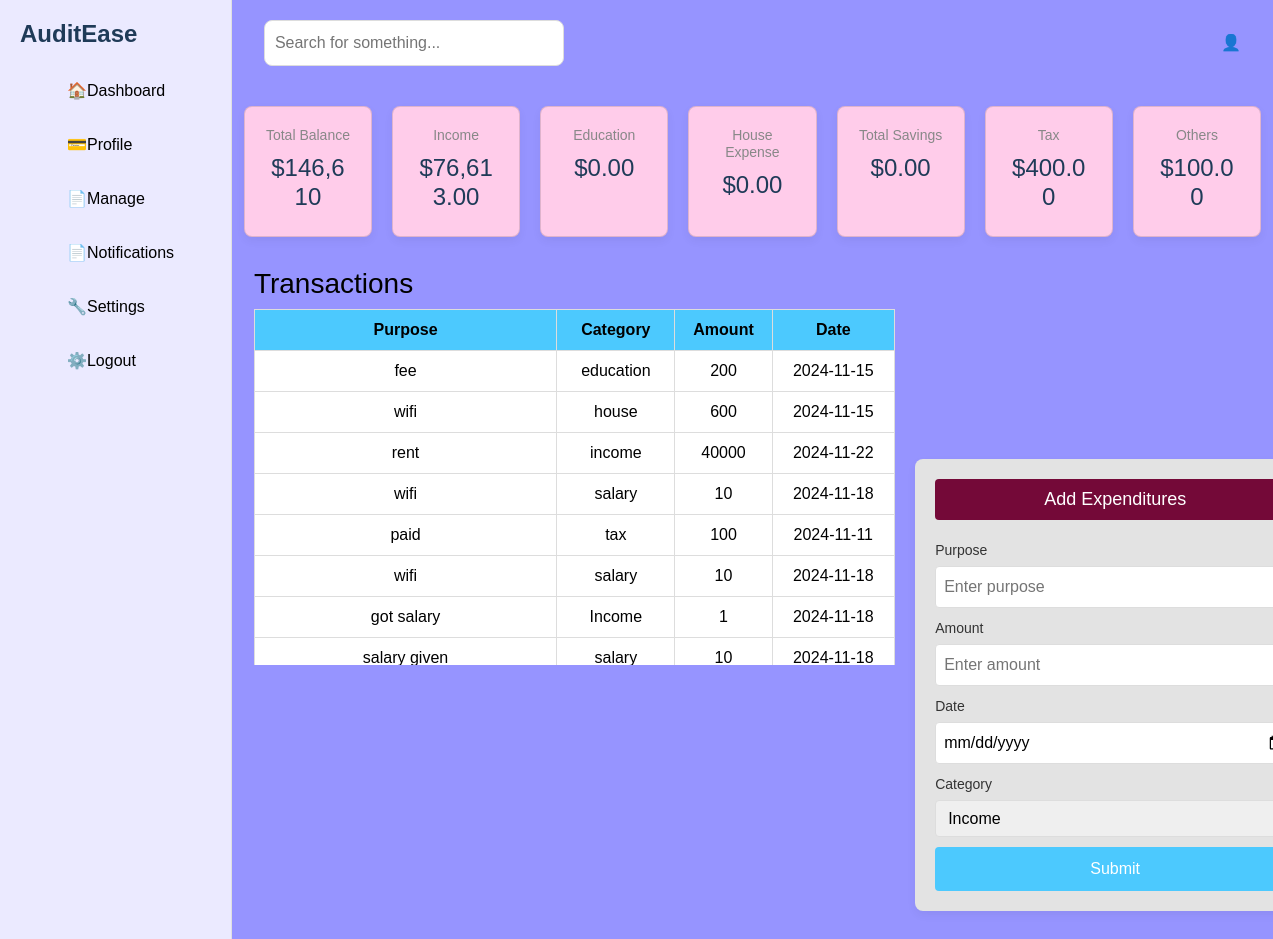
The app's page /Untitled-1.php (signed in) with its own data.
### tables this page shows
CREATE TABLE `expenditure` (
  `id` int(255) NOT NULL,
  `amount` varchar(255) NOT NULL,
  `category` varchar(255) NOT NULL,
  `date` date NOT NULL,
  `purpose` varchar(255) NOT NULL,
  `user_id` varchar(255) NOT NULL
);

### Untitled-1.php (the view, shortened to what this page needs)
<?php
include('backend/config.php');
$incomeTotal = 0;
$user_id = $_SESSION["id"];
$query = "SELECT amount FROM expenditure WHERE user_id = '$user_id' AND category = 'income'";
$result = $conn->query($query);
if ($result->num_rows > 0) {
    while ($row = $result->fetch_assoc()) {
        $incomeTotal += $row['amount'];
    }
}
$total = $incomeTotal;
$query1 = "SELECT amount FROM expenditure WHERE user_id = '$user_id' AND category = 'income'";
$result1 = $conn->query($query1);
if ($result1->num_rows > 0) {
    while ($row = $result1->fetch_assoc()) {
        $total += $row['amount'];
    }
}
$salaryTotal = 0;
$query2 = "SELECT amount FROM expenditure WHERE user_id = '$user_id' AND category = 'salary'";
$result2 = $conn->query($query2);
if ($result2->num_rows > 0) {
    while ($row = $result2->fetch_assoc()) {
        $salaryTotal += $row['amount'];
    }
}
$total = $total - $salaryTotal;
$profitTotal = 0;
$query3 = "SELECT amount FROM expenditure WHERE user_id = '$user_id' AND category = 'profits'";
$result3 = $conn->query($query3);
if ($result3->num_rows > 0) {
    while ($row = $result3->fetch_assoc()) {
        $profitTotal += $row['amount'];
    }
}
$total = $total - $profitTotal;
$lossTotal = 0;
$query4 = "SELECT amount FROM expenditure WHERE user_id = '$user_id' AND category = 'loss'";
$result4 = $conn->query($query4);
if ($result4->num_rows > 0) {
    while ($row = $result4->fetch_assoc()) {
        $lossTotal += $row['amount'];
    }
}
$total = $total - $lossTotal;
$taxTotal = 0;
$query5 = "SELECT amount FROM expenditure WHERE user_id = '$user_id' AND category = 'tax'";
$result5 = $conn->query($query5);
if ($result5->num_rows > 0) {
    while ($row = $result5->fetch_assoc()) {
        $taxTotal += $row['amount'];
    }
}
$total = $total - $taxTotal;
$investmentTotal = 0;
$query7 = "SELECT amount FROM expenditure WHERE user_id = '$user_id' AND category = 'investment'";
$result7 = $conn->query($query7);
if ($result7->num_rows > 0) {
    while ($row = $result7->fetch_assoc()) {
        $investmentTotal += $row['amount'];
    }
}
$total = $total - $investmentTotal;
$othersTotal = 0;
$query6 = "SELECT amount FROM expenditure WHERE user_id = '$user_id' AND category = 'Others'";
$result6 = $conn->query($query6);
if ($result6->num_rows > 0) {
    while ($row = $result6->fetch_assoc()) {
        $othersTotal = $row['amount'];
    }
}
$total -= $othersTotal;
?>
<!DOCTYPE html>
<html lang="en">
<head>
    <link href="https://cdn.jsdelivr.net/npm/bootstrap@5.0.2/dist/css/bootstrap.min.css" rel="stylesheet"
>
</head>
<body>
    <div class="sidebar">
        <h2>AuditEase</h2>
        <ul>
            <li><a href="#"><span>🏠</span> Dashboard</a></li>
            <li><a href="#"><span>💳</span> Profile</a></li>
            <li><a href="#"><span>📄</span> Manage</a></li>
            <li><a href="#"><span>📄</span> Notifications</a></li>
            <li><a href="#"><span>🔧</span> Settings</a></li>
            <li><a href="#"><span>⚙️</span> Logout</a></li>
        </ul>
    </div>
    <section>
        <div>
            <div class="container">
                <div class="row">
                    <div>
                        <div class="main-content">
                            <div class="col-lg-12">
                                <div class="top-bar">
                                    <input type="text" placeholder="Search for something...">
                                    <div class="profile-icon">👤</div>
                                </div>
                            </div>
                        </div>
                        <div class="a1">
                            <div class="cards">
                                <div class="card">
                                    <h3>Total Balance</h3>
                                    <h2>$<?php echo number_format($total); ?></h2>
                                </div>
                                <div class="card">
                                    <h3>Income</h3>
                                    <h2>$<?php echo number_format($incomeTotal, 2); ?></h2>
                                </div>
                                <div class="card">
                                    <h3>Education</h3>
                                    <h2>$<?php echo number_format($educationTotal, 2); ?></h2>
                                </div>
                                <div class="card">
                                    <h3>House Expense</h3>
                                    <h2>$<?php echo number_format($expenseTotal, 2); ?></h2>
                                </div>
                                <div class="card">
                                    <h3>Total Savings</h3>
                                    <h2>$<?php echo number_format($savingsTotal, 2); ?></h2>
                                </div>
                                <div class="card">
                                    <h3>Tax</h3>
                                    <h2>$<?php echo number_format($taxTotal, 2); ?></h2>
                                </div>
                                <div class="card">
                                    <h3>Others</h3>
                                    <h2>$<?php echo number_format($othersTotal, 2); ?></h2>
                                </div>
                            </div>
                        </div>
                    </div>
                    <div>
                        <section class="transactions">
                            <h3>Transactions</h3>
                            <div class="scroll">
                                <table>
                                    <thead>
                                        <tr>
                                            <th>Purpose</th>
                                            <th>Category</th>
                                            <th>Amount</th>
                                            <th>Date</th>
                                        </tr>
                                    </thead>
                                    <tbody>
                                        <?php
                                        $user_id = $_SESSION["id"];
                                        $query2 = "SELECT * FROM expenditure where user_id ='$user_id'";
                                        $result2 = $conn->query($query2);
                                        if ($result2->num_rows > 0) {
                                            while ($row = $result2->fetch_assoc()) {
                                                $amount = $row['amount'];
                                                $category = $row['category'];
                                                $date = $row['date'];
                                                $purpose = $row['purpose'];
                                                echo "
                    <tr>
                        <td>$purpose</td>
                        <td>$category</td>
                        <td>$amount</td>
                        <td>$date</td>
                    </tr>
                    ";
                                            }
                                        } else {
                                            echo '<tr><td colspan="4">No data in the table.</td></tr>';
                                        }
                                        ?>
                                    </tbody>
                                </table>
                            </div>
                        </section>
                    </div>
                    <div>
                        <div class="add-expenditures col-lg-6">
                            <h3>Add Expenditures</h3>
                            <form action="backend/expenditurebk.php" method="POST">
                                <label>Purpose</label>
                                <input type="text" name="purpose" placeholder="Enter purpose">
                                <label>Amount</label>
                                <input type="text" name="amount" placeholder="Enter amount">
                                <label>Date</label>
                                <input type="date" name="date">
                                <label>Category</label>
                                <select name="category">
                                    <option value="income">Income</option>
                                </select>
                                <button class="submit-btn">Submit</button>
                            </form>
                        </div>
                    </div>
                </div>
            </div>
        </div>
    </section>
</body>
</html>

### Untitled-1.php (style rules this page uses)
* { box-sizing: border-box; margin: 0; padding: 0; font-family: Arial, sans-serif; }
body { display: flex; min-height: 100vh; background-color: #9694FF; color: #87ceeb; }
.sidebar { width: 250px; background-color: #EBEAFF; padding: 20px; border-right: 1px solid #e0e0e0; display: flex; flex-direction: column; align-items: flex-start; }
.sidebar h2 { font-size: 24px; font-weight: bold; color: #1f3b58; margin-bottom: 20px; }
.sidebar ul { list-style: none; width: 100%; }
.sidebar ul li { width: 100%; margin-bottom: 10px; }
.sidebar ul li a { text-decoration: none; color: black; display: flex; align-items: center; padding: 10px 15px; border-radius: 8px; transition: background-color 0.3s; }
.main-content { flex: 1; padding: 20px; display: flex; flex-direction: column; }
.top-bar { display: flex; justify-content: space-between; align-items: center; margin-bottom: 20px; }
.top-bar input[type="text"] { width: 300px; padding: 10px; border: 1px solid #ddd; border-radius: 8px; outline: none; }
.cards { display: flex; gap: 20px; margin-bottom: 20px; flex-wrap: wrap; }
.card { flex: 1; background-color: #FFCCEA; padding: 20px; border-radius: 8px; box-shadow: 0 4px 10px rgba(0, 0, 0, 0.05); text-align: center; }
.card h3 { font-size: 14px; color: #888; margin-bottom: 10px; }
.card h2 { font-size: 24px; color: #1f3b58; margin-bottom: 5px; }
.add-expenditures { background-color: #e3e3e3; padding: 20px; border-radius: 8px; box-shadow: 0 4px 10px rgba(0, 0, 0, 0.05); max-width: 400px; margin-top: 20px; position: relative; left: 30%; }
.add-expenditures h3 { background-color: #740938; color: white; padding: 10px; text-align: center; border-radius: 4px; font-size: 18px; margin-bottom: 20px; }
.add-expenditures label { font-size: 14px; color: #333; display: block; margin-bottom: 5px; }
.add-expenditures input[type="text"], .add-expenditures input[type="date"] { width: 100%; padding: 8px; margin-bottom: 10px; border: 1px solid #ddd; border-radius: 4px; }
.add-expenditures select { width: 100%; padding: 8px; margin-bottom: 10px; border: 1px solid #ddd; border-radius: 4px; }
.add-expenditures .submit-btn { display: block; width: 100%; padding: 10px; background-color: #4CC9FE; color: white; border: none; border-radius: 4px; cursor: pointer; font-size: 16px; }
table { border-collapse: collapse; width: 100%; text-align: center; border: 1px solid #ddd; }
table th, table td { padding: 10px; border: 1px solid #ddd; }
table th { background-color: #FFE6A9; font-weight: bold; }
table td { background-color: #fff; }
.top-bar { display: flex; }
.transactions { width: 65%; padding: 10px; color: black; }
.add-expenditures { position: relative; left: 66%; top: -50%; }
.scroll { max-height: 356px; overflow-y: auto; display: block; width: 100%; }
.scroll table { width: 100%; border-collapse: collapse; }
.scroll th, .scroll td { text-align: center; padding: 8px; border-bottom: 1px solid #ddd; }
.scroll th { position: sticky; top: 0; background: #4CC9FE; z-index: 1; }

### records on screen
expenditure: purpose "fee", category "education", amount "200", date "2024-11-15"
expenditure: purpose "wifi", category "house", amount "600", date "2024-11-15"
expenditure: purpose "rent", category "income", amount "40000", date "2024-11-22"
expenditure: purpose "wifi", category "salary", amount "10", date "2024-11-18"
expenditure: purpose "paid", category "tax", amount "100", date "2024-11-11"
expenditure: purpose "wifi", category "salary", amount "10", date "2024-11-18"
expenditure: purpose "got salary", category "Income", amount "1", date "2024-11-18"
expenditure: purpose "salary given", category "salary", amount "10", date "2024-11-18"

### other values on screen
$total "146,610"
$incomeTotal "76,613.00"
$educationTotal "0.00"
$expenseTotal "0.00"
$savingsTotal "0.00"
$taxTotal "400.00"
$othersTotal "100.00"
